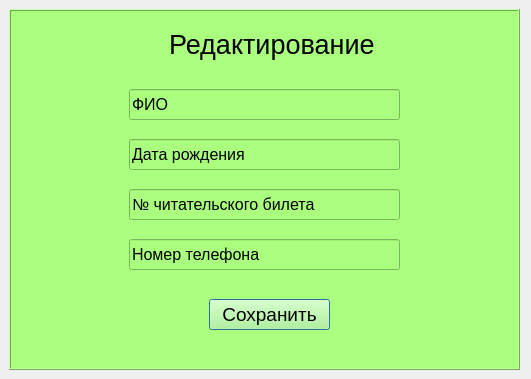
<?xml version="1.0" encoding="UTF-8"?>
<ui version="4.0">
 <class>Dialog</class>
 <widget class="QDialog" name="Dialog">
  <property name="geometry">
   <rect>
    <x>0</x>
    <y>0</y>
    <width>531</width>
    <height>379</height>
   </rect>
  </property>
  <property name="windowTitle">
   <string>Редактирование читателя</string>
  </property>
  <widget class="QFrame" name="frame">
   <property name="geometry">
    <rect>
     <x>9</x>
     <y>9</y>
     <width>511</width>
     <height>361</height>
    </rect>
   </property>
   <property name="styleSheet">
    <string notr="true">background-color:rgb(170, 255, 127)</string>
   </property>
   <property name="frameShape">
    <enum>QFrame::Box</enum>
   </property>
   <property name="frameShadow">
    <enum>QFrame::Raised</enum>
   </property>
   <widget class="QLabel" name="label">
    <property name="geometry">
     <rect>
      <x>160</x>
      <y>20</y>
      <width>211</width>
      <height>31</height>
     </rect>
    </property>
    <property name="font">
     <font>
      <pointsize>20</pointsize>
     </font>
    </property>
    <property name="text">
     <string>Редактирование</string>
    </property>
   </widget>
   <widget class="QLineEdit" name="lineEdit">
    <property name="geometry">
     <rect>
      <x>120</x>
      <y>80</y>
      <width>271</width>
      <height>31</height>
     </rect>
    </property>
    <property name="font">
     <font>
      <pointsize>12</pointsize>
     </font>
    </property>
    <property name="text">
     <string>ФИО</string>
    </property>
   </widget>
   <widget class="QLineEdit" name="lineEdit_2">
    <property name="geometry">
     <rect>
      <x>120</x>
      <y>130</y>
      <width>271</width>
      <height>31</height>
     </rect>
    </property>
    <property name="font">
     <font>
      <pointsize>12</pointsize>
     </font>
    </property>
    <property name="text">
     <string>Дата рождения</string>
    </property>
   </widget>
   <widget class="QLineEdit" name="lineEdit_3">
    <property name="geometry">
     <rect>
      <x>120</x>
      <y>180</y>
      <width>271</width>
      <height>31</height>
     </rect>
    </property>
    <property name="font">
     <font>
      <pointsize>12</pointsize>
     </font>
    </property>
    <property name="text">
     <string>№ читательского билета</string>
    </property>
   </widget>
   <widget class="QLineEdit" name="lineEdit_4">
    <property name="geometry">
     <rect>
      <x>120</x>
      <y>230</y>
      <width>271</width>
      <height>31</height>
     </rect>
    </property>
    <property name="font">
     <font>
      <pointsize>12</pointsize>
     </font>
    </property>
    <property name="text">
     <string>Номер телефона</string>
    </property>
   </widget>
   <widget class="QPushButton" name="pushButton">
    <property name="geometry">
     <rect>
      <x>200</x>
      <y>290</y>
      <width>121</width>
      <height>31</height>
     </rect>
    </property>
    <property name="font">
     <font>
      <pointsize>14</pointsize>
     </font>
    </property>
    <property name="text">
     <string>Сохранить</string>
    </property>
   </widget>
  </widget>
 </widget>
 <resources/>
 <connections/>
</ui>
